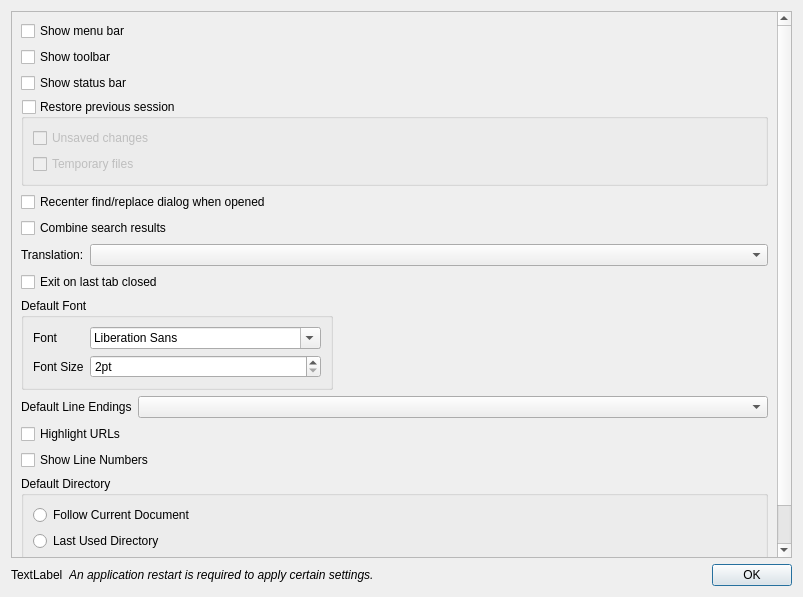
<?xml version="1.0" encoding="UTF-8"?>
<ui version="4.0">
 <class>PreferencesDialog</class>
 <widget class="QDialog" name="PreferencesDialog">
  <property name="geometry">
   <rect>
    <x>0</x>
    <y>0</y>
    <width>803</width>
    <height>597</height>
   </rect>
  </property>
  <property name="windowTitle">
   <string>Preferences</string>
  </property>
  <layout class="QVBoxLayout" name="verticalLayout">
   <item>
    <widget class="QScrollArea" name="scrollArea">
     <property name="widgetResizable">
      <bool>true</bool>
     </property>
     <widget class="QWidget" name="scrollAreaWidgetContents">
      <property name="geometry">
       <rect>
        <x>0</x>
        <y>-99</y>
        <width>769</width>
        <height>644</height>
       </rect>
      </property>
      <layout class="QVBoxLayout" name="verticalLayout_4">
       <item>
        <layout class="QVBoxLayout" name="verticalLayout_2">
         <item>
          <widget class="QCheckBox" name="checkBoxMenuBar">
           <property name="text">
            <string>Show menu bar</string>
           </property>
          </widget>
         </item>
         <item>
          <widget class="QCheckBox" name="checkBoxToolBar">
           <property name="text">
            <string>Show toolbar</string>
           </property>
          </widget>
         </item>
         <item>
          <widget class="QCheckBox" name="checkBoxStatusBar">
           <property name="text">
            <string>Show status bar</string>
           </property>
          </widget>
         </item>
         <item>
          <widget class="QGroupBox" name="gbxRestorePreviousSession">
           <property name="title">
            <string>Restore previous session</string>
           </property>
           <property name="checkable">
            <bool>true</bool>
           </property>
           <property name="checked">
            <bool>false</bool>
           </property>
           <layout class="QVBoxLayout" name="verticalLayout_3">
            <item>
             <widget class="QCheckBox" name="checkBoxUnsavedFiles">
              <property name="text">
               <string>Unsaved changes</string>
              </property>
             </widget>
            </item>
            <item>
             <widget class="QCheckBox" name="checkBoxRestoreTempFiles">
              <property name="text">
               <string>Temporary files</string>
              </property>
             </widget>
            </item>
           </layout>
          </widget>
         </item>
        </layout>
       </item>
       <item>
        <widget class="QCheckBox" name="checkBoxRecenterSearchDialog">
         <property name="text">
          <string>Recenter find/replace dialog when opened</string>
         </property>
        </widget>
       </item>
       <item>
        <widget class="QCheckBox" name="checkBoxCombineSearchResults">
         <property name="text">
          <string>Combine search results</string>
         </property>
        </widget>
       </item>
       <item>
        <layout class="QFormLayout" name="formLayout">
         <property name="labelAlignment">
          <set>Qt::AlignLeading|Qt::AlignLeft|Qt::AlignVCenter</set>
         </property>
         <property name="formAlignment">
          <set>Qt::AlignLeading|Qt::AlignLeft|Qt::AlignTop</set>
         </property>
         <item row="0" column="1">
          <widget class="QComboBox" name="comboBoxTranslation"/>
         </item>
         <item row="0" column="0">
          <widget class="QLabel" name="label">
           <property name="text">
            <string>Translation:</string>
           </property>
          </widget>
         </item>
        </layout>
       </item>
       <item>
        <widget class="QCheckBox" name="checkBoxExitOnLastTabClosed">
         <property name="text">
          <string>Exit on last tab closed</string>
         </property>
        </widget>
       </item>
       <item>
        <layout class="QHBoxLayout" name="horizontalLayout">
         <item>
          <widget class="QGroupBox" name="groupBox">
           <property name="title">
            <string>Default Font</string>
           </property>
           <layout class="QFormLayout" name="formLayout_2">
            <item row="1" column="0">
             <widget class="QLabel" name="label_2">
              <property name="text">
               <string>Font</string>
              </property>
             </widget>
            </item>
            <item row="1" column="1">
             <widget class="QFontComboBox" name="fcbDefaultFont"/>
            </item>
            <item row="3" column="0">
             <widget class="QLabel" name="label_3">
              <property name="text">
               <string>Font Size</string>
              </property>
             </widget>
            </item>
            <item row="3" column="1">
             <widget class="QSpinBox" name="spbDefaultFontSize">
              <property name="suffix">
               <string>pt</string>
              </property>
              <property name="minimum">
               <number>2</number>
              </property>
              <property name="maximum">
               <number>48</number>
              </property>
             </widget>
            </item>
           </layout>
          </widget>
         </item>
         <item>
          <spacer name="horizontalSpacer">
           <property name="orientation">
            <enum>Qt::Horizontal</enum>
           </property>
           <property name="sizeHint" stdset="0">
            <size>
             <width>40</width>
             <height>20</height>
            </size>
           </property>
          </spacer>
         </item>
        </layout>
       </item>
       <item>
        <layout class="QFormLayout" name="formLayout_3">
         <item row="0" column="0">
          <widget class="QLabel" name="label_4">
           <property name="text">
            <string>Default Line Endings</string>
           </property>
          </widget>
         </item>
         <item row="0" column="1">
          <widget class="QComboBox" name="comboBoxLineEndings"/>
         </item>
        </layout>
       </item>
       <item>
        <widget class="QCheckBox" name="checkBoxHighlightURLs">
         <property name="text">
          <string>Highlight URLs</string>
         </property>
        </widget>
       </item>
       <item>
        <widget class="QCheckBox" name="checkBoxShowLineNumbers">
         <property name="text">
          <string>Show Line Numbers</string>
         </property>
        </widget>
       </item>
       <item>
        <widget class="QGroupBox" name="groupBox_2">
         <property name="title">
          <string>Default Directory</string>
         </property>
         <layout class="QVBoxLayout" name="verticalLayout_5">
          <item>
           <widget class="QRadioButton" name="radioFollowCurrentDirectory">
            <property name="text">
             <string>Follow Current Document</string>
            </property>
           </widget>
          </item>
          <item>
           <widget class="QRadioButton" name="radioLastUsedDirectory">
            <property name="text">
             <string>Last Used Directory</string>
            </property>
           </widget>
          </item>
          <item>
           <layout class="QHBoxLayout" name="horizontalLayout_2">
            <item>
             <widget class="QRadioButton" name="radioHardCoded">
              <property name="text">
               <string/>
              </property>
             </widget>
            </item>
            <item>
             <widget class="QLineEdit" name="txtHardCodedPath"/>
            </item>
            <item>
             <widget class="QToolButton" name="btnSelectHardCodedPath">
              <property name="text">
               <string>...</string>
              </property>
             </widget>
            </item>
           </layout>
          </item>
         </layout>
        </widget>
       </item>
       <item>
        <spacer name="verticalSpacer">
         <property name="orientation">
          <enum>Qt::Vertical</enum>
         </property>
         <property name="sizeHint" stdset="0">
          <size>
           <width>20</width>
           <height>40</height>
          </size>
         </property>
        </spacer>
       </item>
      </layout>
     </widget>
    </widget>
   </item>
   <item>
    <layout class="QHBoxLayout" name="layoutAppRestart">
     <item>
      <widget class="QLabel" name="labelAppRestartIcon">
       <property name="text">
        <string>TextLabel</string>
       </property>
      </widget>
     </item>
     <item>
      <widget class="QLabel" name="labelAppRestart">
       <property name="font">
        <font>
         <italic>true</italic>
        </font>
       </property>
       <property name="text">
        <string>An application restart is required to apply certain settings.</string>
       </property>
      </widget>
     </item>
     <item>
      <widget class="QDialogButtonBox" name="buttonBox">
       <property name="orientation">
        <enum>Qt::Horizontal</enum>
       </property>
       <property name="standardButtons">
        <set>QDialogButtonBox::Ok</set>
       </property>
      </widget>
     </item>
    </layout>
   </item>
  </layout>
 </widget>
 <resources/>
 <connections>
  <connection>
   <sender>buttonBox</sender>
   <signal>accepted()</signal>
   <receiver>PreferencesDialog</receiver>
   <slot>accept()</slot>
   <hints>
    <hint type="sourcelabel">
     <x>792</x>
     <y>586</y>
    </hint>
    <hint type="destinationlabel">
     <x>157</x>
     <y>274</y>
    </hint>
   </hints>
  </connection>
  <connection>
   <sender>buttonBox</sender>
   <signal>rejected()</signal>
   <receiver>PreferencesDialog</receiver>
   <slot>reject()</slot>
   <hints>
    <hint type="sourcelabel">
     <x>792</x>
     <y>586</y>
    </hint>
    <hint type="destinationlabel">
     <x>286</x>
     <y>274</y>
    </hint>
   </hints>
  </connection>
 </connections>
</ui>
